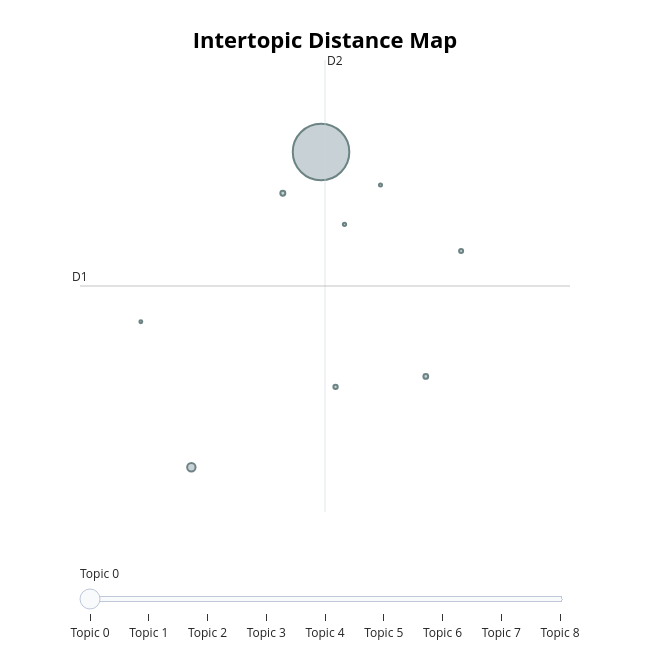

Notebook source saved alongside this figure:
### Markdown cell above
Puis on visualise la distance de chaque topic

### Code cell
fig = topic_model.visualize_topics()
fig.show()

### Figure 1 — Plotly figure (JSON) as saved in the notebook; plotly's stock layout.template omitted (floating-point values rounded to 4 significant figures)
{"data": [{"customdata": [[0, "analysts | amp | group | stock | earnings", 11768], [1, "15 | trading | 100 | pbr | real", 260], [2, "expected | 12 | 14 | 52 | 13", 90], [3, "la | 15 | real | pbr | rt", 83], [4, "100 | rt | pbr | la | ", 69], [5, "critical | review | critical review | expected | reviewing", 60], [6, "announce | expected | zacks | announce earnings | stock", 40], [7, "head | versus | review | reviewing | head head", 34], [8, "contrast | vs | critical | head | financial", 32]], "hovertemplate": "<b>Topic %{customdata[0]}</b><br>%{customdata[1]}<br>Size: %{customdata[2]}", "legendgroup": "", "marker": {"color": "#B0BEC5", "line": {"color": "DarkSlateGrey", "width": 2}, "size": [11768, 260, 90, 83, 69, 60, 40, 34, 32], "sizemode": "area", "sizeref": 7.355, "symbol": "circle"}, "mode": "markers", "name": "", "orientation": "v", "showlegend": false, "type": "scatter", "x": [8.844, 6.886, 8.267, 10.43, 9.063, 10.96, 9.198, 9.742, 6.123], "xaxis": "x", "y": [6.204, 3.016, 5.788, 3.935, 3.83, 5.203, 5.473, 5.871, 4.488], "yaxis": "y"}], "layout": {"annotations": [{"showarrow": false, "text": "D1", "x": 5.205, "y": 4.849, "yshift": 10}, {"showarrow": false, "text": "D2", "x": 8.904, "xshift": 10, "y": 7.135}], "height": 650, "hoverlabel": {"bgcolor": "white", "font": {"family": "Rockwell", "size": 16}}, "legend": {"itemsizing": "constant", "tracegroupgap": 0}, "margin": {"t": 60}, "shapes": [{"line": {"color": "#CFD8DC", "width": 2}, "type": "line", "x0": 8.904, "x1": 8.904, "y0": 2.564, "y1": 7.135}, {"line": {"color": "#9E9E9E", "width": 2}, "type": "line", "x0": 5.205, "x1": 12.6, "y0": 4.849, "y1": 4.849}], "sliders": [{"active": 0, "pad": {"t": 50}, "steps": [{"args": [{"marker.color": [["red", "#B0BEC5", "#B0BEC5", "#B0BEC5", "#B0BEC5", "#B0BEC5", "#B0BEC5", "#B0BEC5", "#B0BEC5"]]}], "label": "Topic 0", "method": "update"}, {"args": [{"marker.color": [["#B0BEC5", "red", "#B0BEC5", "#B0BEC5", "#B0BEC5", "#B0BEC5", "#B0BEC5", "#B0BEC5", "#B0BEC5"]]}], "label": "Topic 1", "method": "update"}, {"args": [{"marker.color": [["#B0BEC5", "#B0BEC5", "red", "#B0BEC5", "#B0BEC5", "#B0BEC5", "#B0BEC5", "#B0BEC5", "#B0BEC5"]]}], "label": "Topic 2", "method": "update"}, {"args": [{"marker.color": [["#B0BEC5", "#B0BEC5", "#B0BEC5", "red", "#B0BEC5", "#B0BEC5", "#B0BEC5", "#B0BEC5", "#B0BEC5"]]}], "label": "Topic 3", "method": "update"}, {"args": [{"marker.color": [["#B0BEC5", "#B0BEC5", "#B0BEC5", "#B0BEC5", "red", "#B0BEC5", "#B0BEC5", "#B0BEC5", "#B0BEC5"]]}], "label": "Topic 4", "method": "update"}, {"args": [{"marker.color": [["#B0BEC5", "#B0BEC5", "#B0BEC5", "#B0BEC5", "#B0BEC5", "red", "#B0BEC5", "#B0BEC5", "#B0BEC5"]]}], "label": "Topic 5", "method": "update"}, {"args": [{"marker.color": [["#B0BEC5", "#B0BEC5", "#B0BEC5", "#B0BEC5", "#B0BEC5", "#B0BEC5", "red", "#B0BEC5", "#B0BEC5"]]}], "label": "Topic 6", "method": "update"}, {"args": [{"marker.color": [["#B0BEC5", "#B0BEC5", "#B0BEC5", "#B0BEC5", "#B0BEC5", "#B0BEC5", "#B0BEC5", "red", "#B0BEC5"]]}], "label": "Topic 7", "method": "update"}, {"args": [{"marker.color": [["#B0BEC5", "#B0BEC5", "#B0BEC5", "#B0BEC5", "#B0BEC5", "#B0BEC5", "#B0BEC5", "#B0BEC5", "red"]]}], "label": "Topic 8", "method": "update"}]}], "title": {"font": {"color": "Black", "size": 22}, "text": "<b>Intertopic Distance Map</b>", "x": 0.5, "xanchor": "center", "y": 0.95, "yanchor": "top"}, "width": 650, "xaxis": {"anchor": "y", "domain": [0, 1], "range": [5.205, 12.6], "title": {"text": ""}, "visible": false}, "yaxis": {"anchor": "x", "domain": [0, 1], "range": [2.564, 7.135], "title": {"text": ""}, "visible": false}}}
